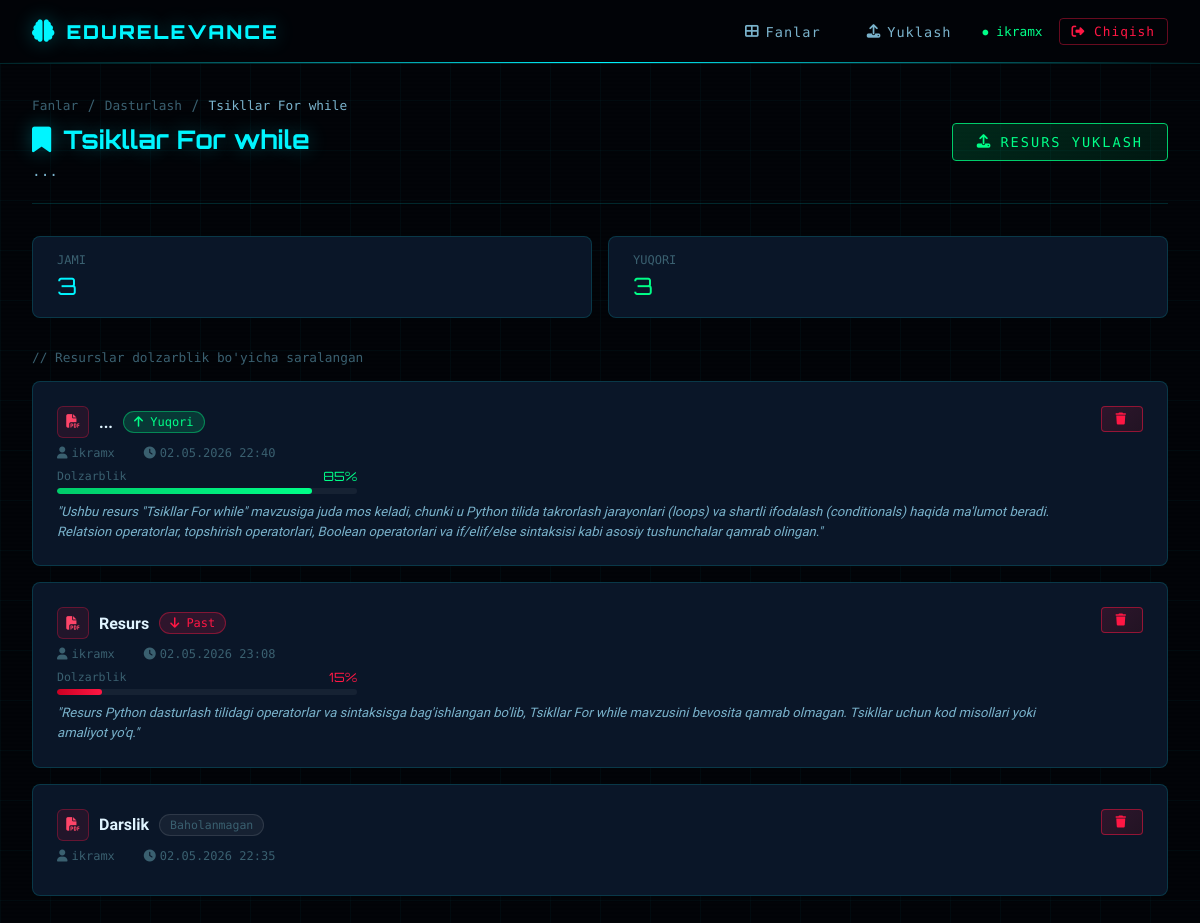
The page /subjects/topic/6/ (signed in) on the database its author committed.
### apps/subjects/models.py (models this page shows, shortened)
class Topic(models.Model):
    subject = models.ForeignKey(
        Subject, on_delete=models.CASCADE,
        related_name='topics', verbose_name="Fan"
    )
    name = models.CharField(max_length=200, verbose_name="Mavzu nomi")
    description = models.TextField(verbose_name="Mavzu tavsifi")
    created_by = models.ForeignKey(
        User, on_delete=models.SET_NULL,
        null=True, blank=True,
        related_name='topics',
        verbose_name="Yaratgan"
    )
    is_public = models.BooleanField(default=False, verbose_name="Ommaviy (admin)")
    created_at = models.DateTimeField(auto_now_add=True)
    updated_at = models.DateTimeField(auto_now=True)
    class Meta:
        verbose_name = "Mavzu"
        verbose_name_plural = "Mavzular"
        ordering = ['name']

class Subject(models.Model):
    name = models.CharField(max_length=200, verbose_name="Fan nomi")
    description = models.TextField(blank=True, verbose_name="Tavsif")
    created_by = models.ForeignKey(
        User, on_delete=models.SET_NULL,
        null=True, blank=True,
        related_name='subjects',
        verbose_name="Yaratgan"
    )
    is_public = models.BooleanField(default=False, verbose_name="Ommaviy (admin)")
    created_at = models.DateTimeField(auto_now_add=True)
    updated_at = models.DateTimeField(auto_now=True)
    class Meta:
        verbose_name = "Fan"
        verbose_name_plural = "Fanlar"
        ordering = ['name']

### apps/resources/models.py (models this page shows, shortened)
class Resource(models.Model):
    TYPE_PDF = 'pdf'
    TYPE_URL = 'url'
    TYPE_TEXT = 'text'
    TYPE_CHOICES = [
        (TYPE_PDF, 'PDF Fayl'),
        (TYPE_URL, 'URL Havola'),
        (TYPE_TEXT, 'Matn'),
    ]
    topic = models.ForeignKey(
        Topic,
        on_delete=models.CASCADE,
        related_name='resources',
        verbose_name="Mavzu"
    )
    uploaded_by = models.ForeignKey(
        User,
        on_delete=models.CASCADE,
        related_name='resources',
        verbose_name="Yuklagan foydalanuvchi"
    )
    title = models.CharField(max_length=300, verbose_name="Sarlavha")
    resource_type = models.CharField(
        max_length=10,
        choices=TYPE_CHOICES,
        verbose_name="Tur"
    )
    file = models.FileField(
        upload_to='resources/pdfs/',
        null=True,
        blank=True,
        verbose_name="PDF Fayl"
    )
    url = models.URLField(
        null=True,
        blank=True,
        verbose_name="URL Havola"
    )
    text_content = models.TextField(
        null=True,
        blank=True,
        verbose_name="Matn"
    )
    raw_text = models.TextField(
        blank=True,
        verbose_name="Ajratilgan matn"
    )
    is_evaluated = models.BooleanField(default=False, verbose_name="Baholandi")
    uploaded_at = models.DateTimeField(auto_now_add=True)
    class Meta:
        verbose_name = "Resurs"
        verbose_name_plural = "Resurslar"
        ordering = ['-uploaded_at']

class RelevanceScore(models.Model):
    LABEL_HIGH = 'high'
    LABEL_MEDIUM = 'medium'
    LABEL_LOW = 'low'
    LABEL_CHOICES = [
        (LABEL_HIGH, 'Yuqori'),
        (LABEL_MEDIUM, "O'rta"),
        (LABEL_LOW, 'Past'),
    ]
    resource = models.OneToOneField(
        Resource,
        on_delete=models.CASCADE,
        related_name='score',
        verbose_name="Resurs"
    )
    topic = models.ForeignKey(
        Topic,
        on_delete=models.CASCADE,
        related_name='scores',
        verbose_name="Mavzu"
    )
    score = models.FloatField(verbose_name="Ball (0.0 - 1.0)")
    label = models.CharField(
        max_length=10,
        choices=LABEL_CHOICES,
        verbose_name="Daraja"
    )
    reason = models.TextField(verbose_name="Sabab")
    key_matches = models.JSONField(default=list, verbose_name="Mos kalit so'zlar")
    missing_topics = models.JSONField(default=list, verbose_name="Yetishmayotgan mavzular")
    evaluated_at = models.DateTimeField(auto_now_add=True)
    class Meta:
        verbose_name = "Dolzarblik bali"
        verbose_name_plural = "Dolzarblik ballari"
        ordering = ['-score']
    def score_percent(self):
        return int(self.score * 100)

### apps/subjects/views.py (the view)
# urls.py: path('topic/<int:pk>/', views.topic_detail, name='topic_detail'),
@login_required
def topic_detail(request, pk):
    topic = get_object_or_404(Topic, pk=pk)
    if not topic.is_public and topic.created_by != request.user:
        from django.http import Http404
        raise Http404
    resources = topic.resources.select_related('score').order_by('-score__score')
    return render(request, 'subjects/topic_detail.html', {
        'topic': topic,
        'resources': resources
    })

### templates/subjects/topic_detail.html (shortened to what this page needs)
{% extends 'base/base.html' %}
{% block content %}
<div class="page-header fade-in">
    <div style="display:flex;align-items:center;gap:10px;margin-bottom:0.5rem;flex-wrap:wrap;">
        <a href="{% url 'subjects:list' %}" style="color:var(--text-muted);text-decoration:none;font-family:'Share Tech Mono',monospace;font-size:0.8rem;">
            Fanlar
        </a>
        <span style="color:var(--text-muted);">/</span>
        <a href="{% url 'subjects:detail' topic.subject.pk %}" style="color:var(--text-muted);text-decoration:none;font-family:'Share Tech Mono',monospace;font-size:0.8rem;">
            {{ topic.subject.name }}
        </a>
        <span style="color:var(--text-muted);">/</span>
        <span style="color:var(--text-secondary);font-family:'Share Tech Mono',monospace;font-size:0.8rem;">{{ topic.name }}</span>
    </div>
    <div style="display:flex;align-items:flex-start;justify-content:space-between;flex-wrap:wrap;gap:1rem;">
        <div>
            <h1 class="page-title">
                <i class="fas fa-bookmark" style="margin-right:12px;"></i>{{ topic.name }}
            </h1>
            {% if topic.description %}
            <p class="page-subtitle">{{ topic.description }}</p>
            {% endif %}
        </div>
        <a href="{% url 'resources:upload' %}?topic={{ topic.pk }}" class="btn-cyber btn-success">
            <i class="fas fa-upload"></i> Resurs yuklash
        </a>
    </div>
</div>
<div style="display:flex;gap:1rem;margin-bottom:2rem;flex-wrap:wrap;" class="fade-in">
    {% with total=resources|length %}
    <div class="cyber-card" style="padding:1rem 1.5rem;flex:1;min-width:140px;">
        <div style="font-family:'Share Tech Mono',monospace;font-size:0.75rem;color:var(--text-muted);margin-bottom:4px;">JAMI</div>
        <div style="font-family:'Orbitron',monospace;font-size:1.5rem;color:var(--cyan);">{{ total }}</div>
    </div>
    {% endwith %}
    <div class="cyber-card" style="padding:1rem 1.5rem;flex:1;min-width:140px;">
        <div style="font-family:'Share Tech Mono',monospace;font-size:0.75rem;color:var(--text-muted);margin-bottom:4px;">YUQORI</div>
        <div style="font-family:'Orbitron',monospace;font-size:1.5rem;color:var(--green);">
            {{ resources|length }}
        </div>
    </div>
</div>
{% if resources %}
<div style="font-family:'Share Tech Mono',monospace;font-size:0.8rem;color:var(--text-muted);margin-bottom:1rem;">
    // Resurslar dolzarblik bo'yicha saralangan
</div>
<div style="display:flex;flex-direction:column;gap:1rem;" class="stagger">
    {% for resource in resources %}
    <div class="cyber-card">
        <div style="display:flex;align-items:flex-start;justify-content:space-between;gap:1rem;flex-wrap:wrap;">
            <div style="flex:1;min-width:200px;">
                <div style="display:flex;align-items:center;gap:10px;margin-bottom:8px;flex-wrap:wrap;">
                    {% if resource.resource_type == 'pdf' %}
                    <div style="width:32px;height:32px;background:rgba(255,23,68,0.1);border:1px solid rgba(255,23,68,0.3);border-radius:6px;display:flex;align-items:center;justify-content:center;">
                        <i class="fas fa-file-pdf" style="color:#ff4569;font-size:0.85rem;"></i>
                    </div>
                    {% elif resource.resource_type == 'url' %}
                    <div style="width:32px;height:32px;background:rgba(0,245,255,0.1);border:1px solid rgba(0,245,255,0.2);border-radius:6px;display:flex;align-items:center;justify-content:center;">
                        <i class="fas fa-link" style="color:var(--cyan);font-size:0.85rem;"></i>
                    </div>
                    {% else %}
                    <div style="width:32px;height:32px;background:rgba(124,58,237,0.15);border:1px solid rgba(124,58,237,0.3);border-radius:6px;display:flex;align-items:center;justify-content:center;">
                        <i class="fas fa-align-left" style="color:#a78bfa;font-size:0.85rem;"></i>
                    </div>
                    {% endif %}
                    <a href="{% url 'resources:detail' resource.pk %}" style="color:var(--text-primary);text-decoration:none;font-weight:600;font-size:1rem;transition:color .2s;"
                       onmouseover="this.style.color='var(--cyan)'" onmouseout="this.style.color='var(--text-primary)'">
                        {{ resource.title }}
                    </a>
                    {% if resource.score %}
                        {% if resource.score.label == 'high' %}
                        <span class="badge-high"><i class="fas fa-arrow-up"></i> Yuqori</span>
                        {% elif resource.score.label == 'medium' %}
                        <span class="badge-medium"><i class="fas fa-minus"></i> O'rta</span>
                        {% else %}
                        <span class="badge-low"><i class="fas fa-arrow-down"></i> Past</span>
                        {% endif %}
                    {% else %}
                    <span style="background:rgba(255,255,255,0.05);border:1px solid rgba(255,255,255,0.1);color:var(--text-muted);padding:3px 10px;border-radius:20px;font-size:0.72rem;font-family:'Share Tech Mono',monospace;">
                        Baholanmagan
                    </span>
                    {% endif %}
                </div>
                <div style="font-family:'Share Tech Mono',monospace;font-size:0.75rem;color:var(--text-muted);margin-bottom:8px;">
                    <i class="fas fa-user" style="margin-right:4px;"></i>{{ resource.uploaded_by.username }}
                    <i class="fas fa-clock" style="margin-right:4px;"></i>{{ resource.uploaded_at|date:"d.m.Y H:i" }}
                </div>
                {% if resource.score %}
                <div style="max-width:300px;">
                    <div style="display:flex;align-items:center;justify-content:space-between;margin-bottom:4px;">
                        <span style="font-family:'Share Tech Mono',monospace;font-size:0.72rem;color:var(--text-muted);">Dolzarblik</span>
                        <span style="font-family:'Orbitron',monospace;font-size:0.8rem;
                            {% if resource.score.label == 'high' %}color:var(--green)
                            {% elif resource.score.label == 'medium' %}color:var(--orange)
                            {% else %}color:var(--red){% endif %}">
                            {{ resource.score.score_percent }}%
                        </span>
                    </div>
                    <div class="score-bar-wrap">
                        <div class="score-bar {{ resource.score.label }}"
                             style="width:{{ resource.score.score_percent }}%"></div>
                    </div>
                </div>
                {% if resource.score.reason %}
                <p style="color:var(--text-secondary);font-size:0.82rem;margin-top:8px;line-height:1.5;font-style:italic;">
                    "{{ resource.score.reason }}"
                </p>
                {% endif %}
                {% endif %}
            </div>
            <div style="display:flex;flex-direction:column;gap:6px;align-items:flex-end;">
                {% if resource.uploaded_by == request.user %}
                <a href="{% url 'resources:delete' resource.pk %}"
                   onclick="return confirm('Resursni o\'chirishni tasdiqlaysizmi?')"
                   class="btn-cyber btn-danger" style="padding:6px 14px;font-size:0.75rem;">
                    <i class="fas fa-trash"></i>
                </a>
                {% endif %}
            </div>
        </div>
    </div>
    {% endfor %}
</div>
{% endif %}
{% endblock %}

### templates/base/base.html (shortened to what this page needs)
{% load static %}
<!DOCTYPE html>
<html lang="uz">
<head>
    <link rel="stylesheet" href="https://cdnjs.cloudflare.com/ajax/libs/font-awesome/6.5.0/css/all.min.css">
</head>
<body>
    {% if user.is_authenticated %}
    <nav class="navbar">
        <a href="{% url 'subjects:list' %}" class="nav-brand">
            <i class="fas fa-brain"></i>
            EDURELEVANCE
        </a>
        <div class="nav-links">
            <a href="{% url 'subjects:list' %}" class="nav-link">
                <i class="fas fa-th-large"></i> Fanlar
            </a>
            <a href="{% url 'resources:upload' %}" class="nav-link">
                <i class="fas fa-upload"></i> Yuklash
            </a>
            <span class="nav-user">{{ user.username }}</span>
            <a href="{% url 'accounts:logout' %}" class="btn-logout">
                <i class="fas fa-sign-out-alt"></i> Chiqish
            </a>
        </div>
    </nav>
    {% endif %}
    <main class="main-content">
        {% block content %}{% endblock %}
    </main>
</body>
</html>

### rows shown on the page
Topic: subject.name "Dasturlash", name "Tsikllar For while", description "..."
Resource: resource_type "pdf" (drawn), title "...", shows "Yuqori", uploaded_by.username "ikramx", uploaded_at "02.05.2026 22:40", score.score_percent "85", score.reason "Ushbu resurs \"Tsikllar For while\" mavzusiga juda mos keladi, chunki u Python tilida takrorlash jarayonlari (loops) va shartli ifodalash (conditionals) haqida ma'lumot beradi. Relatsion operatorlar, topshirish operatorlari, Boolean operatorlari va if/elif/else sintaksisi kabi asosiy tushunchalar qamrab olingan."
Resource: resource_type "pdf" (drawn), title "Resurs", shows "Past", uploaded_by.username "ikramx", uploaded_at "02.05.2026 23:08", score.score_percent "15", score.reason "Resurs Python dasturlash tilidagi operatorlar va sintaksisga bag'ishlangan bo'lib, Tsikllar For while mavzusini bevosita qamrab olmagan. Tsikllar uchun kod misollari yoki amaliyot yo'q."
Resource: resource_type "pdf" (drawn), title "Darslik", shows "Baholanmagan", uploaded_by.username "ikramx", uploaded_at "02.05.2026 22:35"

### other values the page prints
{{ user.username }} "ikramx"
{{ total }} "3"
{{ resources|length }} "3"
